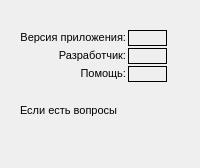
      <widget class="QWidget" name="tab_3">
       <attribute name="title">
        <string>О программе</string>
       </attribute>
       <layout class="QVBoxLayout" name="verticalLayout_4">
        <property name="spacing">
         <number>2</number>
        </property>
        <property name="leftMargin">
         <number>20</number>
        </property>
        <property name="topMargin">
         <number>30</number>
        </property>
        <property name="rightMargin">
         <number>20</number>
        </property>
        <item>
         <layout class="QHBoxLayout" name="horizontalLayout_16" stretch="2,3,1">
          <item>
           <layout class="QVBoxLayout" name="verticalLayout_6">
            <property name="leftMargin">
             <number>0</number>
            </property>
            <item>
             <widget class="QLabel" name="label_6">
              <property name="text">
               <string>&lt;html&gt;&lt;head/&gt;&lt;body&gt;&lt;p align=&quot;right&quot;&gt;&lt;span style=&quot; font-size:8.25pt;&quot;&gt;Версия приложения:&lt;/span&gt;&lt;/p&gt;&lt;/body&gt;&lt;/html&gt;</string>
              </property>
             </widget>
            </item>
            <item>
             <widget class="QLabel" name="label_7">
              <property name="text">
               <string>&lt;html&gt;&lt;head/&gt;&lt;body&gt;&lt;p align=&quot;right&quot;&gt;&lt;span style=&quot; font-size:8.25pt;&quot;&gt;Разработчик:&lt;/span&gt;&lt;/p&gt;&lt;/body&gt;&lt;/html&gt;</string>
              </property>
             </widget>
            </item>
            <item>
             <widget class="QLabel" name="label_8">
              <property name="text">
               <string>&lt;html&gt;&lt;head/&gt;&lt;body&gt;&lt;p align=&quot;right&quot;&gt;&lt;span style=&quot; font-size:8.25pt;&quot;&gt;Помощь:&lt;/span&gt;&lt;/p&gt;&lt;/body&gt;&lt;/html&gt;</string>
              </property>
             </widget>
            </item>
           </layout>
          </item>
          <item>
           <layout class="QVBoxLayout" name="verticalLayout_8">
            <property name="leftMargin">
             <number>0</number>
            </property>
            <item>
             <widget class="QLabel" name="label_prog_1">
              <property name="autoFillBackground">
               <bool>true</bool>
              </property>
              <property name="frameShape">
               <enum>QFrame::Box</enum>
              </property>
              <property name="text">
               <string/>
              </property>
              <property name="alignment">
               <set>Qt::AlignCenter</set>
              </property>
             </widget>
            </item>
            <item>
             <widget class="QLabel" name="label_prog_2">
              <property name="autoFillBackground">
               <bool>true</bool>
              </property>
              <property name="frameShape">
               <enum>QFrame::Box</enum>
              </property>
              <property name="text">
               <string/>
              </property>
              <property name="alignment">
               <set>Qt::AlignCenter</set>
              </property>
             </widget>
            </item>
            <item>
             <widget class="QLabel" name="label_prog_3">
              <property name="autoFillBackground">
               <bool>true</bool>
              </property>
              <property name="frameShape">
               <enum>QFrame::Box</enum>
              </property>
              <property name="text">
               <string/>
              </property>
              <property name="alignment">
               <set>Qt::AlignCenter</set>
              </property>
             </widget>
            </item>
           </layout>
          </item>
          <item>
           <spacer name="horizontalSpacer_6">
            <property name="orientation">
             <enum>Qt::Horizontal</enum>
            </property>
            <property name="sizeHint" stdset="0">
             <size>
              <width>40</width>
              <height>20</height>
             </size>
            </property>
           </spacer>
          </item>
         </layout>
        </item>
        <item>
         <spacer name="verticalSpacer_4">
          <property name="orientation">
           <enum>Qt::Vertical</enum>
          </property>
          <property name="sizeType">
           <enum>QSizePolicy::Minimum</enum>
          </property>
          <property name="sizeHint" stdset="0">
           <size>
            <width>20</width>
            <height>20</height>
           </size>
          </property>
         </spacer>
        </item>
        <item>
         <widget class="QLabel" name="label_prog_4">
          <property name="text">
           <string>&lt;html&gt;&lt;head/&gt;&lt;body&gt;&lt;p&gt;&lt;span style=&quot; font-size:8.25pt;&quot;&gt;Если есть вопросы&lt;/span&gt;&lt;/p&gt;&lt;/body&gt;&lt;/html&gt;</string>
          </property>
          <property name="wordWrap">
           <bool>true</bool>
          </property>
         </widget>
        </item>
        <item>
         <spacer name="verticalSpacer_3">
          <property name="orientation">
           <enum>Qt::Vertical</enum>
          </property>
          <property name="sizeHint" stdset="0">
           <size>
            <width>20</width>
            <height>40</height>
           </size>
          </property>
         </spacer>
        </item>
       </layout>
      </widget>
